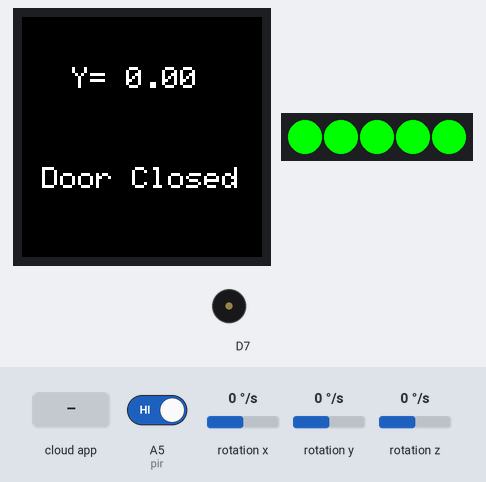
The sketch below on a simulated Arduino MKR. Parts: 240×240 colour display, 5 RGB LEDs in strip order, left to right, buzzer (waves = sounding). The test bench sets the inputs (shaded band); at power-on: rotation y 0 °/s, A5 (pir) HIGH, rotation x 0 °/s, rotation z 0 °/s. WiFi joins after 1.5 s; servers stay silent unless stated.

Above: at 2.9 s.
3.0 s: rotation y set to -192 °/s
At 3.9 s:
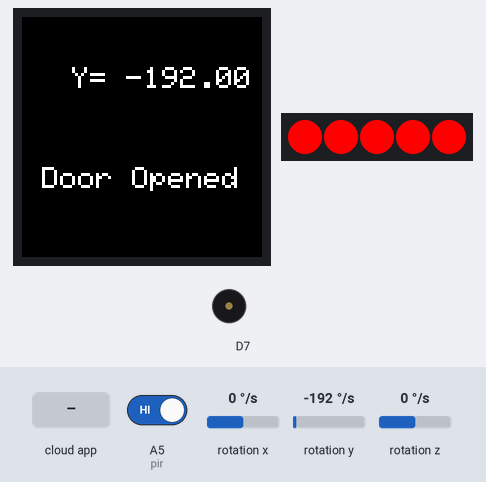
6.2 s: rotation y set to -53 °/s
At 6.7 s:
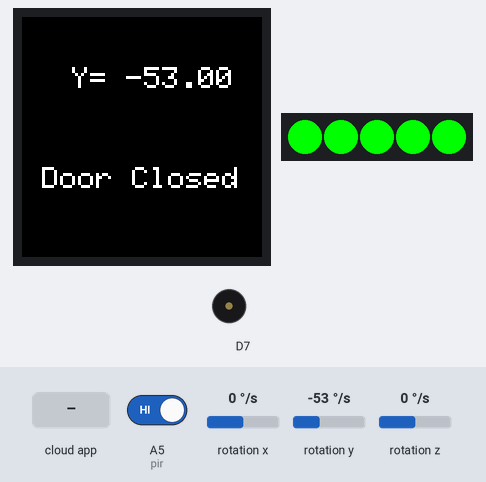
8.3 s: rotation y set to -45 °/s
At 9.7 s:
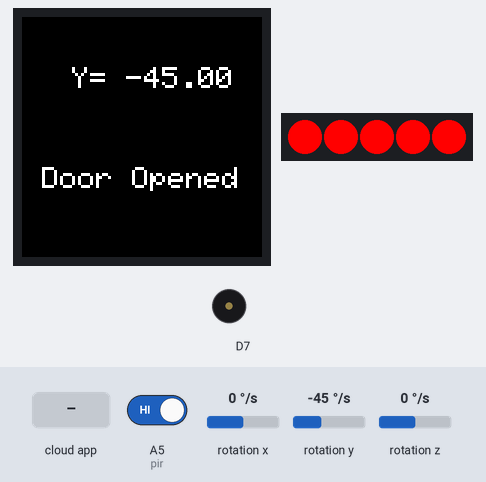
10.0 s: A5 (pir) driven LOW
At 10.6 s:
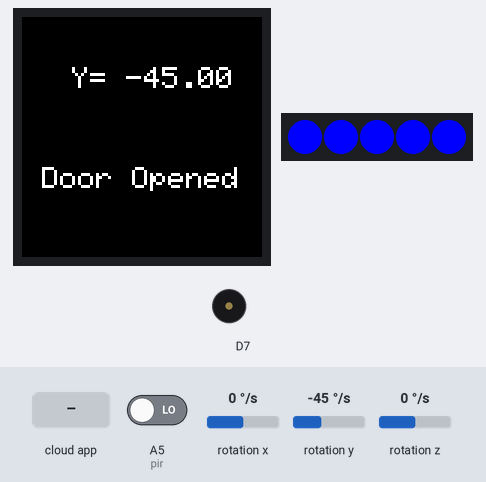
11.7 s: the phone or cloud app sets reset_counter to 0
At 12.6 s:
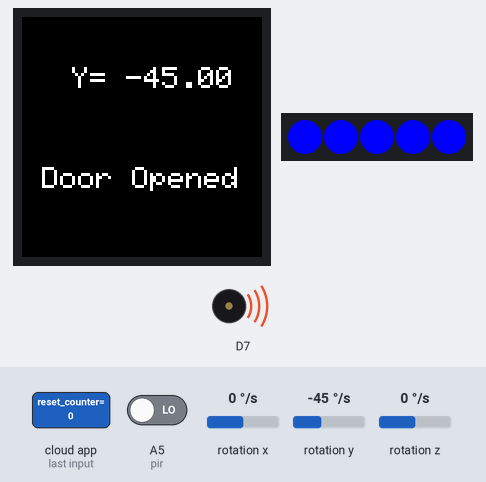
14.9 s: rotation y set to -100 °/s
At 16.5 s:
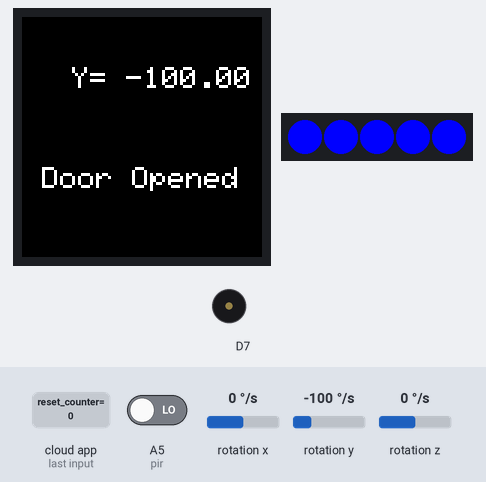
Timing chart, 0 to 27.7 s (numbered marks = the images above; inputs shaded):
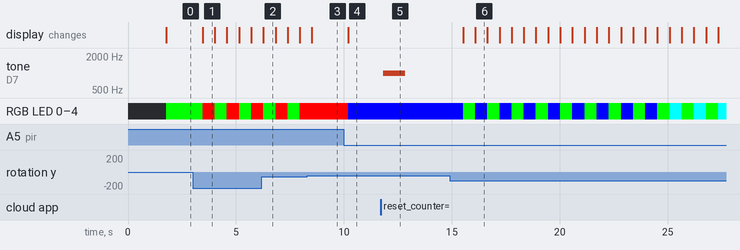

The sketch:

Activity6_mar02a.ino
```cpp
#include "arduino_secrets.h"
/*
  Sketch generated by the Arduino IoT Cloud Thing "Untitled"
  https://create-dev.arduino.cc/cloud/things/7d0dbf29-370e-42a6-bb94-8fc1ec2aa3a2

  Arduino IoT Cloud Properties description

  The following variables are automatically generated and updated when changes are made to the Thing

  float gyro_y;
  int counter;
  bool doorChange;
  bool reset_counter;

  Properties which are marked as READ/WRITE in the Cloud Thing will also have functions
  which are called when their values are changed from the Dashboard.
  These functions are generated with the Thing and added at the end of this sketch.
*/

#include "thingProperties.h"
#include <Arduino_MKRIoTCarrier.h>
MKRIoTCarrier carrier;

int pir = A5;
int pirState = LOW;

float gyro_x;
float gyro_z;

//Colors (Green, Red, Blue)
uint32_t colorGreen = carrier.leds.Color(255 , 0 , 0);
uint32_t colorBlue = carrier.leds.Color( 0 , 0 , 255);
uint32_t colorRed = carrier.leds.Color( 0 , 255 , 0);

uint32_t colorPurple = carrier.leds.Color(0, 255, 255);
uint32_t colorLightBlue = carrier.leds.Color(200, 100, 255);

void setup() {
  // Initialize serial and wait for port to open:
  Serial.begin(9600);

  pinMode(pir, INPUT);

   // Defined in thingProperties.h
  initProperties();

  ArduinoCloud.begin(ArduinoIoTPreferredConnection);

  CARRIER_CASE = true;
  carrier.begin();

  setDebugMessageLevel(4);   //Get Cloud Info/errors , 0 (only errors) up to 4
  ArduinoCloud.printDebugInfo();

  while (ArduinoCloud.connected() != 1) {
    ArduinoCloud.update();
    carrier.display.setTextSize(3);
    carrier.display.setCursor(20, 70);
    carrier.display.println("Waiting For");
    carrier.display.setCursor(5, 110);
    carrier.display.println("Connection...");
    delay(500);
  }
}

void loop() {

  ArduinoCloud.update();

  carrier.IMUmodule.readGyroscope(gyro_x, gyro_y, gyro_z); //read the rotation values on the three axis
  pirState = digitalRead(pir); //read the values sent from the pir sensor

  carrier.display.fillScreen(ST77XX_BLACK); //set the background color of the display to black
  carrier.display.setTextSize(3); //set the size of the text to 3 (medium)
  carrier.display.setCursor(50, 50); //set the cursor at position x=50, y=100

  carrier.display.print("Y= ");
  carrier.display.print(gyro_y);


  if(gyro_y > 50 || gyro_y < -50)
  {
    doorChange = !doorChange;
  }


  if (doorChange == true) {

    carrier.display.setCursor(20, 150); //set the cursor at position x=20, y=150
    carrier.display.println("Door Opened");

    if (pirState == LOW) {
      counter += 1;

      // when counter is between 0 and 10, leds are blue
      if (counter >= 0 && counter <= 10) {
        carrier.leds.fill(colorBlue, 0 , 5);
        carrier.leds.show();
      }

      // when counter is between 10 and 20, leds are purple
      else if (counter >= 11 && counter <= 20) {
        carrier.leds.fill(colorPurple, 0 , 5);
        carrier.leds.show();
      }

      // when counter is over 20, leds are light-blue
      else if (counter >= 21) {
        carrier.leds.fill(colorLightBlue, 0 , 5);
        carrier.leds.show();
      }

    }else {
      //if the door is activated it is green
      carrier.leds.fill(colorGreen, 0 , 5);
      carrier.leds.show();
    }

  }else {
    carrier.display.setCursor(20, 150); //set the cursor at position x=20, y=150
    carrier.display.print("Door Closed");

    //if the door has not been activated, the LEDs will turn red
    carrier.leds.fill(colorRed, 0 , 5);
    carrier.leds.show();
  }
  delay(500);
}

/*
  Since ResetCounter is READ_WRITE variable, onResetCounterChange() is
  executed every time a new value is received from IoT Cloud.
*/

void onResetCounterChange() {
  counter = 0;

  carrier.Buzzer.sound(1000);
  delay(1000);
  carrier.Buzzer.noSound();
  delay(1500);

  reset_counter = false;
}

/*
  Since GyroY is READ_WRITE variable, onGyroYChange() is
  executed every time a new value is received from IoT Cloud.
*/
void onGyroYChange()  {
  // Add your code here to act upon GyroY change
}

/*
  Since DoorChange is READ_WRITE variable, onDoorChangeChange() is
  executed every time a new value is received from IoT Cloud.
*/
void onDoorChangeChange()  {
  // Add your code here to act upon DoorChange change
}

/*
  Since Counter is READ_WRITE variable, onCounterChange() is
  executed every time a new value is received from IoT Cloud.
*/
void onCounterChange()  {
  // Add your code here to act upon Counter change
}
```

arduino_secrets.h
```cpp
#define SECRET_SSID ""
#define SECRET_PASS ""
```

thingProperties.h
```cpp
// Code generated by Arduino IoT Cloud, DO NOT EDIT.

#include <ArduinoIoTCloud.h>
#include <Arduino_ConnectionHandler.h>

const char SSID[]     = SECRET_SSID;    // Network SSID (name)
const char PASS[]     = SECRET_PASS;    // Network password (use for WPA, or use as key for WEP)

void onResetCounterChange();

float gyro_y;
int counter;
bool doorChange;
bool reset_counter;

void initProperties(){

  ArduinoCloud.addProperty(gyro_y, READ, ON_CHANGE, NULL);
  ArduinoCloud.addProperty(counter, READ, ON_CHANGE, NULL);
  ArduinoCloud.addProperty(doorChange, READ, ON_CHANGE, NULL);
  ArduinoCloud.addProperty(reset_counter, READWRITE, ON_CHANGE, onResetCounterChange);

}

WiFiConnectionHandler ArduinoIoTPreferredConnection(SSID, PASS);
```

Measured:
- the behaviour switches between -51 and -50 °/s on rotation y (found by bisection; images 2 and 3)
- after the input at 3.0 s, RGB LED 0–4: alternates RGB(255, 0, 0) for 0.56 s and RGB(0, 255, 0) for 0.56 s, starting after 0.46 s; the display: changes after 0.46 s (image 1)
- after the input at 6.2 s, the display: changes after 0.07 s (image 2)
- after the input at 8.3 s, the display: changes after 0.22 s (image 3)
- after the input at 10.0 s, RGB LED 0–4: RGB(255, 0, 0) → RGB(0, 0, 255) after 0.21 s
- after the input at 11.7 s, tone on D7: silent → 1000 Hz after 0.13 s, → silent 1.0 s later
- after the input at 14.9 s, the display: first changes after 0.62 s (image 6 shows a later state)
